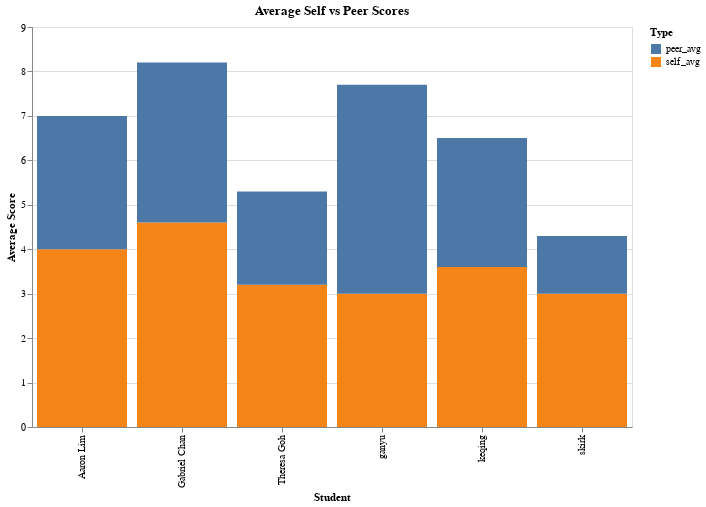

Notebook cell for this chart:
### Markdown cell above
##Bar Chart (Average Self vs Peer)

### Code cell
avg_df = merged_df[['Name','self_avg','peer_avg']].melt(
    id_vars='Name', var_name='Type', value_name='Average Score'
)

bar_chart = alt.Chart(avg_df).mark_bar().encode(
    x=alt.X('Name:N', title='Student'),
    y=alt.Y('Average Score:Q', title='Average Score'),
    color=alt.Color('Type:N', scale=alt.Scale(scheme='tableau10')),
    tooltip=['Name','Type','Average Score']
).properties(
    title='Average Self vs Peer Scores', width=600, height=400
).interactive()
bar_chart

### Figure 1 — Vega-Lite specification as saved in the notebook (floating-point values rounded to 4 significant figures)
{"config": {"view": {"continuousWidth": 300, "continuousHeight": 300}}, "data": {"name": "data-73849fc3be4eb6f0c5b07ec84cafb81c"}, "mark": {"type": "bar"}, "encoding": {"color": {"field": "Type", "scale": {"scheme": "tableau10"}, "type": "nominal"}, "tooltip": [{"field": "Name", "type": "nominal"}, {"field": "Type", "type": "nominal"}, {"field": "Average Score", "type": "quantitative"}], "x": {"field": "Name", "title": "Student", "type": "nominal"}, "y": {"field": "Average Score", "title": "Average Score", "type": "quantitative"}}, "height": 400, "params": [{"name": "param_1", "select": {"type": "interval", "encodings": ["x", "y"]}, "bind": "scales"}], "title": "Average Self vs Peer Scores", "width": 600, "$schema": "https://vega.github.io/schema/vega-lite/v5.20.1.json", "datasets": {"data-73849fc3be4eb6f0c5b07ec84cafb81c": [{"Name": "Aaron Lim", "Type": "self_avg", "Average Score": 4.0}, {"Name": "Theresa Goh", "Type": "self_avg", "Average Score": 3.2}, {"Name": "keqing", "Type": "self_avg", "Average Score": 3.6}, {"Name": "skirk", "Type": "self_avg", "Average Score": 3.0}, {"Name": "Gabriel Chan", "Type": "self_avg", "Average Score": 4.6}, {"Name": "ganyu", "Type": "self_avg", "Average Score": 3.0}, {"Name": "Aaron Lim", "Type": "peer_avg", "Average Score": 3.0}, {"Name": "Theresa Goh", "Type": "peer_avg", "Average Score": 2.1}, {"Name": "keqing", "Type": "peer_avg", "Average Score": 2.9}, {"Name": "skirk", "Type": "peer_avg", "Average Score": 1.3}, {"Name": "Gabriel Chan", "Type": "peer_avg", "Average Score": 3.6}, {"Name": "ganyu", "Type": "peer_avg", "Average Score": 4.7}]}}
